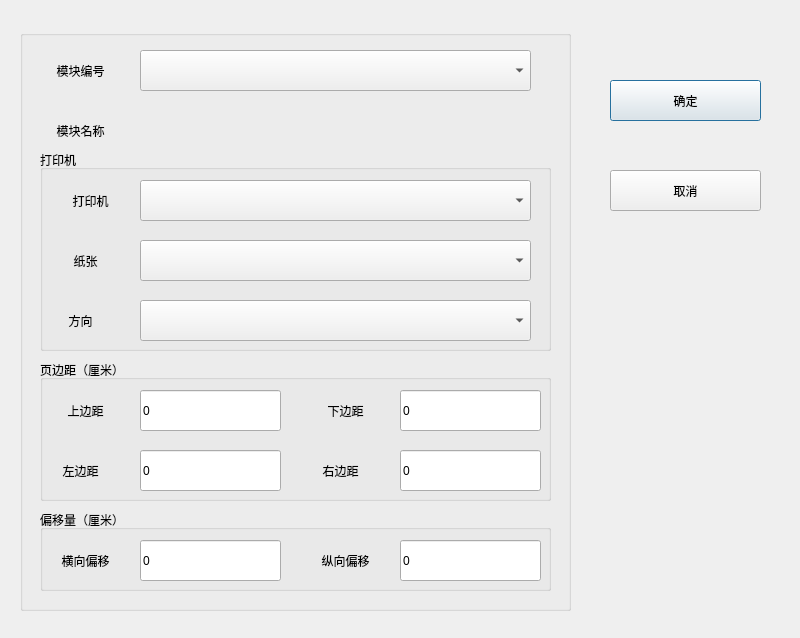
<?xml version="1.0" encoding="UTF-8"?>
<ui version="4.0">
 <class>PrintingConfigDialog</class>
 <widget class="QDialog" name="PrintingConfigDialog">
  <property name="geometry">
   <rect>
    <x>0</x>
    <y>0</y>
    <width>800</width>
    <height>638</height>
   </rect>
  </property>
  <property name="windowTitle">
   <string>PrintingConfigDialog</string>
  </property>
  <widget class="QGroupBox" name="groupBox_main">
   <property name="geometry">
    <rect>
     <x>20</x>
     <y>30</y>
     <width>551</width>
     <height>581</height>
    </rect>
   </property>
   <property name="title">
    <string/>
   </property>
   <widget class="QLabel" name="label_moduleSN">
    <property name="geometry">
     <rect>
      <x>10</x>
      <y>20</y>
      <width>101</width>
      <height>41</height>
     </rect>
    </property>
    <property name="text">
     <string>模块编号</string>
    </property>
    <property name="alignment">
     <set>Qt::AlignCenter</set>
    </property>
   </widget>
   <widget class="QLabel" name="label_moduleName">
    <property name="geometry">
     <rect>
      <x>10</x>
      <y>80</y>
      <width>101</width>
      <height>41</height>
     </rect>
    </property>
    <property name="text">
     <string>模块名称</string>
    </property>
    <property name="alignment">
     <set>Qt::AlignCenter</set>
    </property>
   </widget>
   <widget class="QLabel" name="label_valueOfModuleName">
    <property name="geometry">
     <rect>
      <x>130</x>
      <y>80</y>
      <width>401</width>
      <height>41</height>
     </rect>
    </property>
    <property name="text">
     <string/>
    </property>
   </widget>
   <widget class="QGroupBox" name="groupBox_Printer">
    <property name="geometry">
     <rect>
      <x>20</x>
      <y>120</y>
      <width>511</width>
      <height>201</height>
     </rect>
    </property>
    <property name="title">
     <string>打印机</string>
    </property>
    <widget class="QLabel" name="label_printerName">
     <property name="geometry">
      <rect>
       <x>10</x>
       <y>30</y>
       <width>81</width>
       <height>41</height>
      </rect>
     </property>
     <property name="text">
      <string>打印机</string>
     </property>
     <property name="alignment">
      <set>Qt::AlignCenter</set>
     </property>
    </widget>
    <widget class="QLabel" name="label_paperSize">
     <property name="geometry">
      <rect>
       <x>10</x>
       <y>90</y>
       <width>71</width>
       <height>41</height>
      </rect>
     </property>
     <property name="text">
      <string>纸张</string>
     </property>
     <property name="alignment">
      <set>Qt::AlignCenter</set>
     </property>
    </widget>
    <widget class="QLabel" name="label_paperDirection">
     <property name="geometry">
      <rect>
       <x>10</x>
       <y>150</y>
       <width>61</width>
       <height>41</height>
      </rect>
     </property>
     <property name="text">
      <string>方向</string>
     </property>
     <property name="alignment">
      <set>Qt::AlignCenter</set>
     </property>
    </widget>
    <widget class="QComboBox" name="comboBox_paperDirection">
     <property name="geometry">
      <rect>
       <x>100</x>
       <y>150</y>
       <width>391</width>
       <height>41</height>
      </rect>
     </property>
     <property name="locale">
      <locale language="Chinese" country="China"/>
     </property>
     <property name="currentText">
      <string extracomment="纵向"/>
     </property>
     <property name="currentIndex">
      <number>-1</number>
     </property>
    </widget>
    <widget class="QComboBox" name="comboBox_paperSize">
     <property name="geometry">
      <rect>
       <x>100</x>
       <y>90</y>
       <width>391</width>
       <height>41</height>
      </rect>
     </property>
     <property name="locale">
      <locale language="Chinese" country="China"/>
     </property>
     <property name="currentText">
      <string extracomment="A4"/>
     </property>
     <property name="currentIndex">
      <number>-1</number>
     </property>
    </widget>
    <widget class="QComboBox" name="comboBox_printer">
     <property name="geometry">
      <rect>
       <x>100</x>
       <y>30</y>
       <width>391</width>
       <height>41</height>
      </rect>
     </property>
     <property name="locale">
      <locale language="Chinese" country="China"/>
     </property>
     <property name="currentText">
      <string extracomment="纵向"/>
     </property>
     <property name="currentIndex">
      <number>-1</number>
     </property>
    </widget>
   </widget>
   <widget class="QGroupBox" name="groupBox_margin">
    <property name="geometry">
     <rect>
      <x>20</x>
      <y>330</y>
      <width>511</width>
      <height>141</height>
     </rect>
    </property>
    <property name="title">
     <string>页边距（厘米）</string>
    </property>
    <widget class="QLabel" name="label_topMargin">
     <property name="geometry">
      <rect>
       <x>10</x>
       <y>30</y>
       <width>71</width>
       <height>41</height>
      </rect>
     </property>
     <property name="text">
      <string>上边距</string>
     </property>
     <property name="alignment">
      <set>Qt::AlignCenter</set>
     </property>
    </widget>
    <widget class="QLabel" name="label_leftMargin">
     <property name="geometry">
      <rect>
       <x>10</x>
       <y>90</y>
       <width>61</width>
       <height>41</height>
      </rect>
     </property>
     <property name="text">
      <string>左边距</string>
     </property>
     <property name="alignment">
      <set>Qt::AlignCenter</set>
     </property>
    </widget>
    <widget class="QLabel" name="label_bottomMargin">
     <property name="geometry">
      <rect>
       <x>270</x>
       <y>30</y>
       <width>71</width>
       <height>41</height>
      </rect>
     </property>
     <property name="text">
      <string>下边距</string>
     </property>
     <property name="alignment">
      <set>Qt::AlignCenter</set>
     </property>
    </widget>
    <widget class="QLabel" name="label_rightMargin">
     <property name="geometry">
      <rect>
       <x>270</x>
       <y>90</y>
       <width>61</width>
       <height>41</height>
      </rect>
     </property>
     <property name="text">
      <string>右边距</string>
     </property>
     <property name="alignment">
      <set>Qt::AlignCenter</set>
     </property>
    </widget>
    <widget class="QLineEdit" name="lineEdit_valueOfTopMargin">
     <property name="geometry">
      <rect>
       <x>100</x>
       <y>30</y>
       <width>141</width>
       <height>41</height>
      </rect>
     </property>
     <property name="text">
      <string>0</string>
     </property>
    </widget>
    <widget class="QLineEdit" name="lineEdit_valueOfbottomMargin">
     <property name="geometry">
      <rect>
       <x>360</x>
       <y>30</y>
       <width>141</width>
       <height>41</height>
      </rect>
     </property>
     <property name="text">
      <string>0</string>
     </property>
    </widget>
    <widget class="QLineEdit" name="lineEdit_valueOfRightMargin">
     <property name="geometry">
      <rect>
       <x>360</x>
       <y>90</y>
       <width>141</width>
       <height>41</height>
      </rect>
     </property>
     <property name="text">
      <string>0</string>
     </property>
    </widget>
    <widget class="QLineEdit" name="lineEdit_valueOfLeftMargin">
     <property name="geometry">
      <rect>
       <x>100</x>
       <y>90</y>
       <width>141</width>
       <height>41</height>
      </rect>
     </property>
     <property name="text">
      <string>0</string>
     </property>
    </widget>
   </widget>
   <widget class="QGroupBox" name="groupBox_offset">
    <property name="geometry">
     <rect>
      <x>20</x>
      <y>480</y>
      <width>511</width>
      <height>81</height>
     </rect>
    </property>
    <property name="title">
     <string>偏移量（厘米）</string>
    </property>
    <widget class="QLabel" name="label_offsetOfHorizontal">
     <property name="geometry">
      <rect>
       <x>10</x>
       <y>30</y>
       <width>71</width>
       <height>41</height>
      </rect>
     </property>
     <property name="text">
      <string>横向偏移</string>
     </property>
     <property name="alignment">
      <set>Qt::AlignCenter</set>
     </property>
    </widget>
    <widget class="QLabel" name="label_offsetOfVertical">
     <property name="geometry">
      <rect>
       <x>270</x>
       <y>30</y>
       <width>71</width>
       <height>41</height>
      </rect>
     </property>
     <property name="text">
      <string>纵向偏移</string>
     </property>
     <property name="alignment">
      <set>Qt::AlignCenter</set>
     </property>
    </widget>
    <widget class="QLineEdit" name="lineEdit_offsetValueOfHorizontal">
     <property name="geometry">
      <rect>
       <x>100</x>
       <y>30</y>
       <width>141</width>
       <height>41</height>
      </rect>
     </property>
     <property name="text">
      <string>0</string>
     </property>
    </widget>
    <widget class="QLineEdit" name="lineEdit_offsetValueOfVertical">
     <property name="geometry">
      <rect>
       <x>360</x>
       <y>30</y>
       <width>141</width>
       <height>41</height>
      </rect>
     </property>
     <property name="text">
      <string>0</string>
     </property>
    </widget>
   </widget>
   <widget class="QComboBox" name="comboBox_moduleSN">
    <property name="geometry">
     <rect>
      <x>120</x>
      <y>20</y>
      <width>391</width>
      <height>41</height>
     </rect>
    </property>
    <property name="locale">
     <locale language="Chinese" country="China"/>
    </property>
    <property name="currentText">
     <string extracomment="纵向"/>
    </property>
    <property name="currentIndex">
     <number>-1</number>
    </property>
   </widget>
  </widget>
  <widget class="QPushButton" name="button_OK">
   <property name="geometry">
    <rect>
     <x>610</x>
     <y>80</y>
     <width>151</width>
     <height>41</height>
    </rect>
   </property>
   <property name="text">
    <string>确定</string>
   </property>
  </widget>
  <widget class="QPushButton" name="button_cancel">
   <property name="geometry">
    <rect>
     <x>610</x>
     <y>170</y>
     <width>151</width>
     <height>41</height>
    </rect>
   </property>
   <property name="text">
    <string>取消</string>
   </property>
  </widget>
 </widget>
 <resources/>
 <connections/>
</ui>
